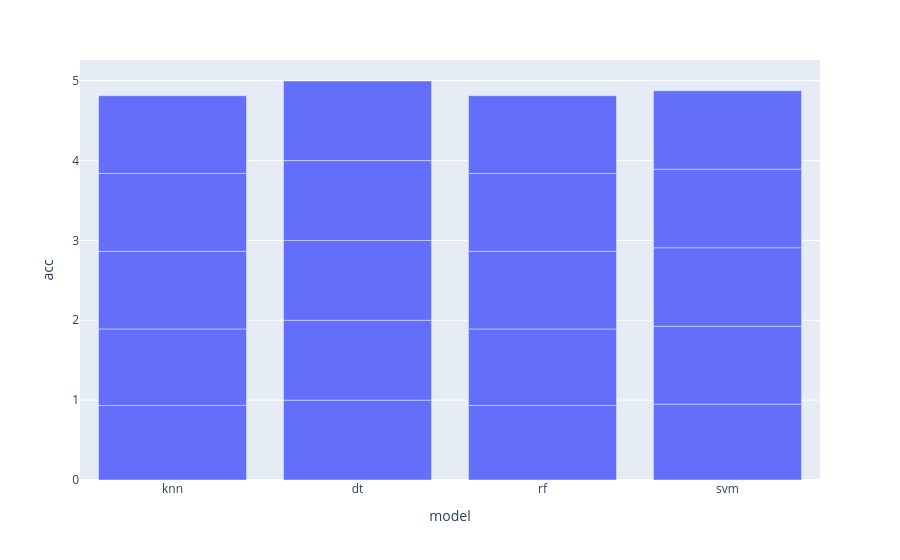

The notebook cell this image was saved under:
### Code cell
result=dd.groupby('model')['acc'].max().reset_index()
px.bar(data_frame=dd,x='model',y='acc')

### Figure 1 — Plotly figure (JSON) as saved in the notebook; plotly's stock layout.template omitted (floating-point values rounded to 4 significant figures)
{"data": [{"hovertemplate": "model=%{x}<br>acc=%{y}<extra></extra>", "legendgroup": "", "marker": {"color": "#636efa", "pattern": {"shape": ""}}, "name": "", "orientation": "v", "showlegend": false, "textposition": "auto", "type": "bar", "x": ["knn", "dt", "rf", "svm", "knn", "dt", "rf", "svm", "knn", "dt", "rf", "svm", "knn", "dt", "rf", "svm", "knn", "dt", "rf", "svm"], "xaxis": "x", "y": [0.9333, 1.0, 0.9333, 0.95, 0.9583, 1.0, 0.9583, 0.975, 0.9722, 1.0, 0.9722, 0.9833, 0.975, 1.0, 0.975, 0.9833, 0.9733, 0.9967, 0.9733, 0.9833], "yaxis": "y"}], "layout": {"barmode": "relative", "legend": {"tracegroupgap": 0}, "margin": {"t": 60}, "xaxis": {"anchor": "y", "domain": [0, 1], "title": {"text": "model"}}, "yaxis": {"anchor": "x", "domain": [0, 1], "title": {"text": "acc"}}}}
